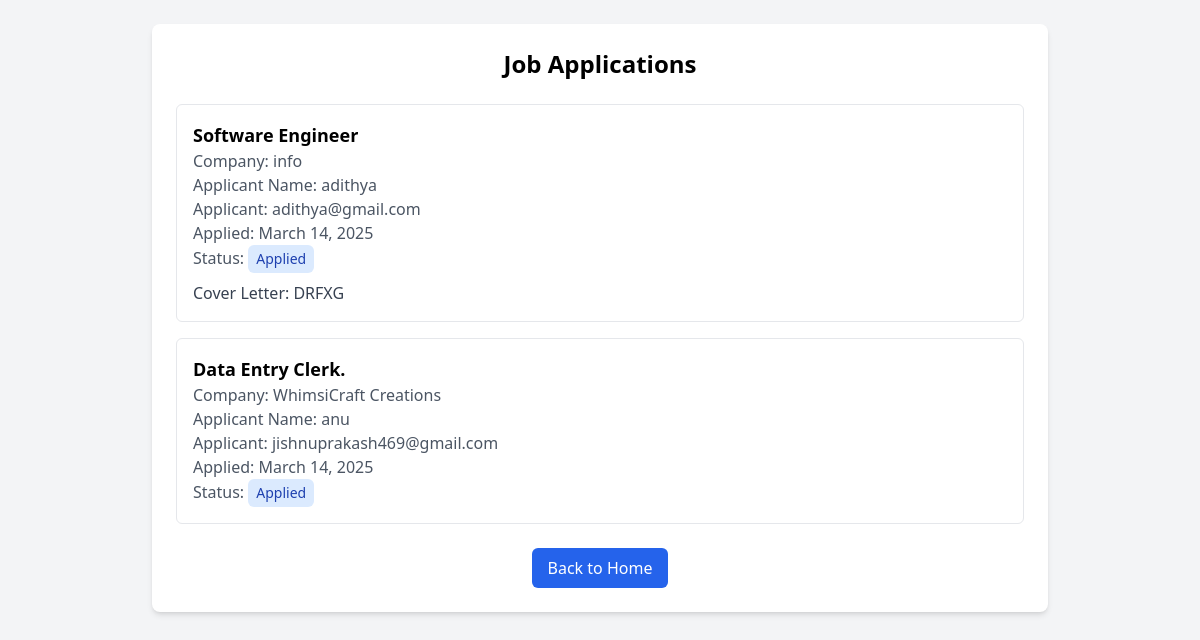
The app's page /applications/ with its own data.
### resume_app/models.py (models this page shows, shortened)
class JobApplication(models.Model):
    user = models.ForeignKey(Reg, on_delete=models.CASCADE, related_name='applications')
    job = models.ForeignKey(Addjob, on_delete=models.CASCADE, related_name='applicants')
    applied_date = models.DateTimeField(auto_now_add=True)
    cover_letter = models.TextField(null=True, blank=True)
    STATUS_CHOICES = [
        ('Applied', 'Applied'),
        ('Under Review', 'Under Review'),
        ('Shortlisted', 'Shortlisted'),
        ('Rejected', 'Rejected'),
        ('Accepted', 'Accepted'),
    ]
    application_status = models.CharField(max_length=20, choices=STATUS_CHOICES, default='Applied')

class Addjob(models.Model):
    companyName=models.CharField(max_length=50)
    companyAddress=models.CharField(max_length=50)
    jobTitle=models.CharField(max_length=100)
    jobDescription=models.CharField(max_length=200)
    jobResponsibilities=models.CharField(max_length=500)
    jobQualifications=models.CharField(max_length=200)
    salaryRange=models.CharField(max_length=100)
    contactEmail=models.EmailField(max_length=20,unique=True)
    applicationDeadline = models.DateField(null=False)

class Reg(models.Model):
    image=models.ImageField(upload_to='pprofile/',null=True,blank=True)
    name=models.CharField(max_length=20)
    email=models.EmailField(max_length=50,unique=True)
    password=models.CharField(max_length=10)
    dob=models.DateField()
    phonenumber=models.IntegerField()
    age=models.IntegerField(max_length=5)
    status=models.CharField(max_length=20,choices=[('success','Success'),('Inactive','inactive')],default='pending',null=True,blank=True)
    sstatus=models.CharField(max_length=20,choices=[('success','Success'),('Inactive','inactive')],default='pending',null=True,blank=True)
    GENDER_CHOICES =[
        ('Male','Male'),
        ('Female','Female'),
        ('Others','Others'),
    ]
    gender=models.CharField(
        max_length=6,
        choices=GENDER_CHOICES,
    )

### resume_app/views.py (the view)
# urls.py: path('applications/', views.applicationlist, name='applications'),
def applicationlist(request):
    applications=JobApplication.objects.all() # Fetch all applications
    return render(request, 'applicationlist.html', {'applications':applications})

### resume_app/templates/applicationlist.html (shortened to what this page needs)
<!DOCTYPE html>
<html>
<head>
    <script src="https://cdn.tailwindcss.com"></script>
</head>
<body class="bg-gray-100 min-h-screen p-6">
    <div class="max-w-4xl mx-auto bg-white p-6 rounded-lg shadow-md">
        <h1 class="text-2xl font-bold mb-6 text-center">Job Applications</h1>
        {% if applications %}
            <div class="space-y-4">
                {% for application in applications %}
                    <div class="p-4 border rounded-md">
                        <h2 class="text-lg font-semibold">{{ application.job.jobTitle }}</h2>
                        <p class="text-gray-600">Company: {{ application.job.companyName }}</p>
                        <p class="text-gray-600">Applicant Name: {{ application.user.name }}</p>
                        <p class="text-gray-600">Applicant: {{ application.user.email }}</p>
                        <p class="text-gray-600">Applied: {{ application.applied_date|date:"F d, Y" }}</p>
                        <p class="text-gray-600">Status:
                            <span class="inline-block px-2 py-1 rounded-md text-sm
                                {% if application.application_status == 'Applied' %}bg-blue-100 text-blue-800{% endif %}
                                {% if application.application_status == 'Accepted' %}bg-purple-100 text-purple-800{% endif %}">
                                {{ application.application_status }}
                            </span>
                        </p>
                        {% if application.cover_letter %}
                            <p class="mt-2 text-gray-700">Cover Letter: {{ application.cover_letter }}</p>
                        {% endif %}
                    </div>
                {% endfor %}
            </div>
        {% else %}
            <p class="text-center text-gray-600">No applications found.</p>
        {% endif %}
        <div class="mt-6 text-center">
            <a href="{% url 'job_provider' %}"
               class="inline-block bg-blue-600 text-white py-2 px-4 rounded-md hover:bg-blue-700">
                Back to Home
            </a>
        </div>
    </div>
</body>
</html>

### records on screen
JobApplication: job.jobTitle "Software Engineer", job.companyName "info", user.name "adithya", user.email "adithya@gmail.com", applied_date "March 14, 2025", application_status "Applied", cover_letter "DRFXG"
JobApplication: job.jobTitle "Data Entry Clerk.", job.companyName "WhimsiCraft Creations", user.name "anu", user.email "jishnuprakash469@gmail.com", applied_date "March 14, 2025", application_status "Applied"
